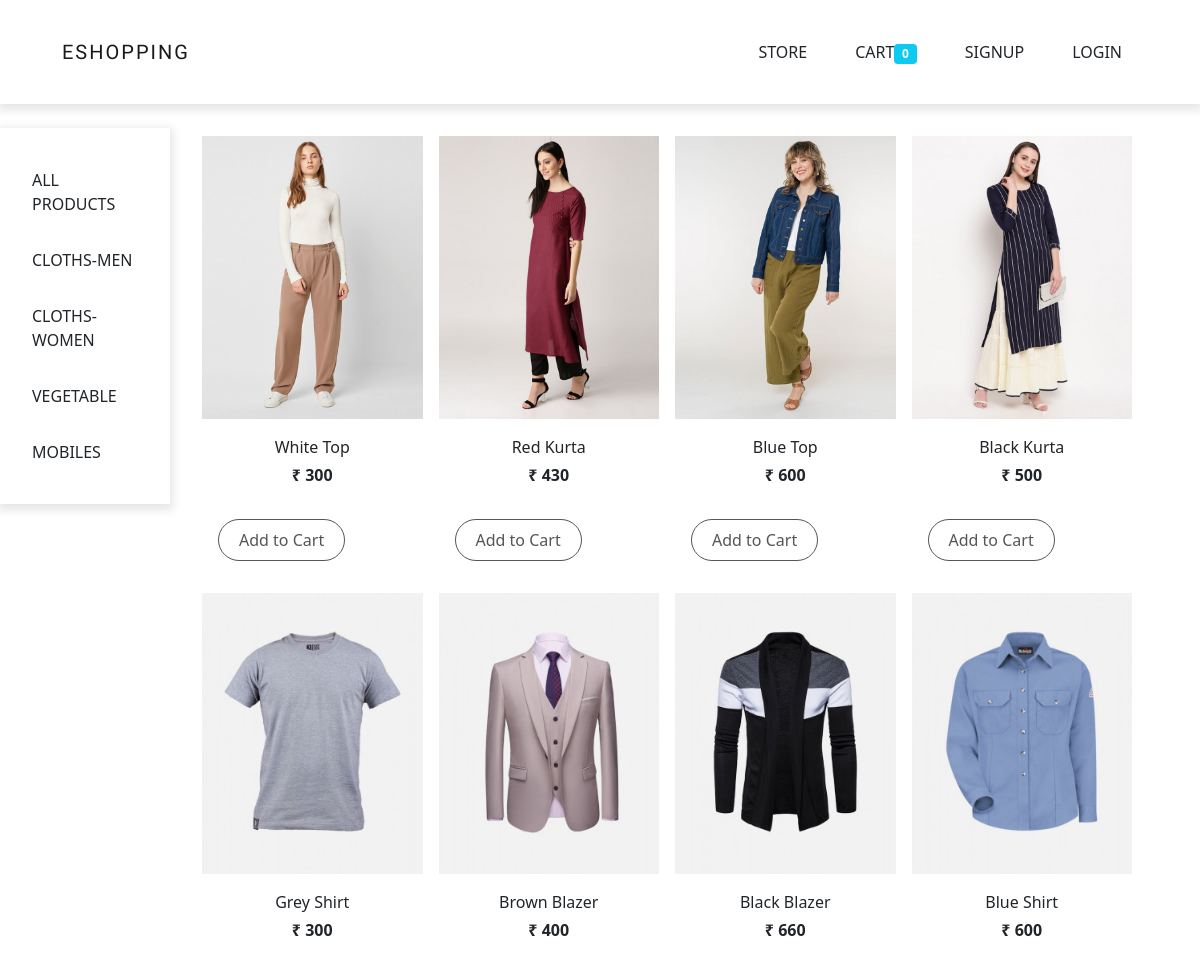
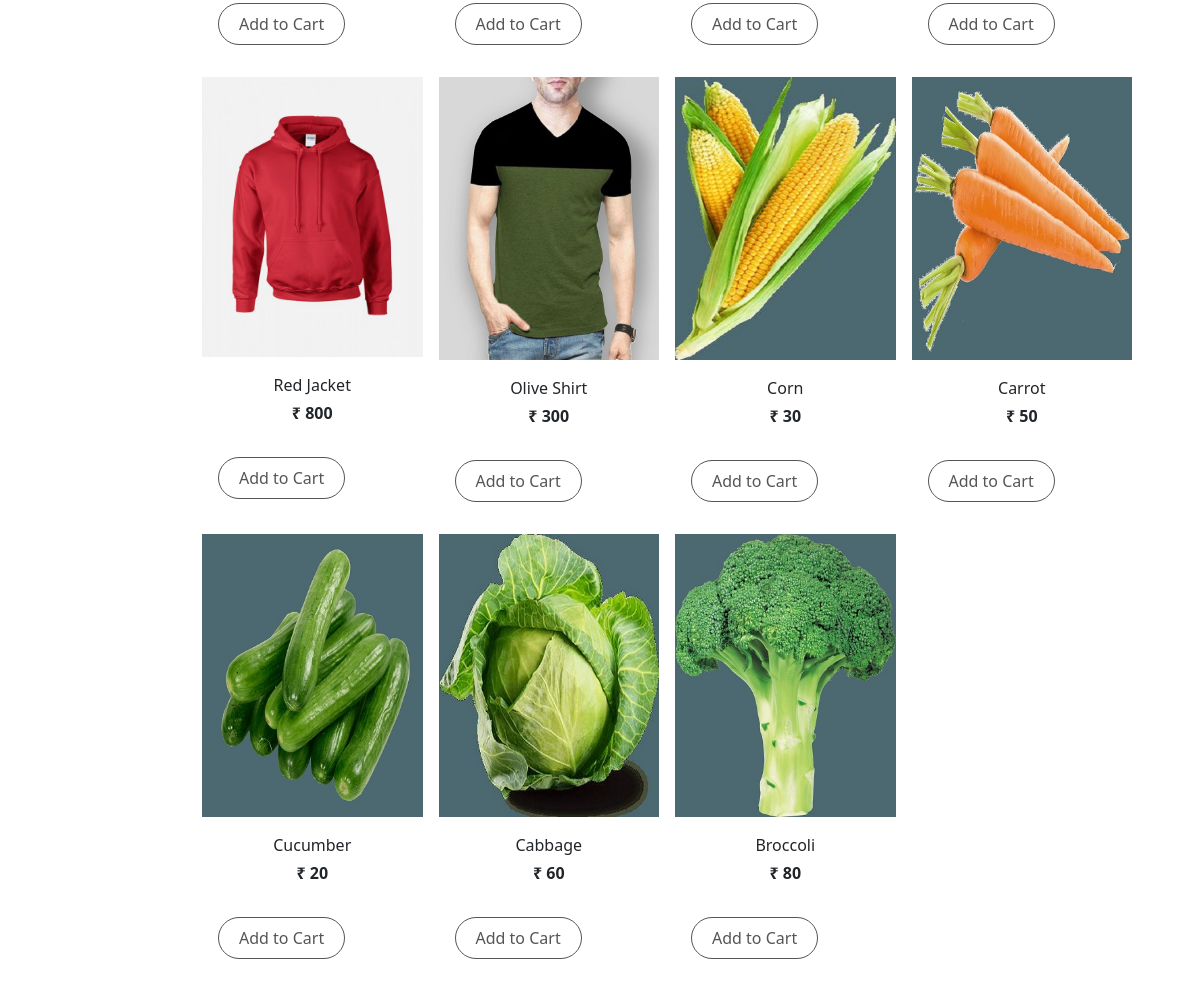
The page / on the database its author committed (2 pictures, top to bottom).
### store/models/category.py (models this page shows, shortened)
class Category(models.Model):
    name=models.CharField(max_length=20)
    @staticmethod
    def get_all_categories():
        return Category.objects.all()

### store/models/product.py (models this page shows, shortened)
class Product(models.Model):
    name = models.CharField(max_length=50)
    price = models.IntegerField(default=0)
    category = models.ForeignKey(Category, on_delete=models.CASCADE, default=1)
    description = models.CharField(max_length=200, default=' ', blank=True, null=True)
    image = models.ImageField(upload_to='uploads/products/')
    @staticmethod
    def get_all_products():
        return Product.objects.all()

### store/views/home.py (the view, shortened to what this page needs)
# urls.py: path('', Index.as_view(), name='homepage'),
class Index(View):
    def get(self, request):
        cart=request.session.get('cart')
        if not cart:
            request.session['cart']={}
        products = None
        categories = Category.get_all_categories()
        categoryID = request.GET.get('category')
        if categoryID:
            products = Product.get_all_products_by_categoryid(categoryID)
        else:
            products = Product.get_all_products()
        data = {}
        data['products'] = products
        data['categories'] = categories
        print('You are', request.session.get('email'))
        return render(request, 'index.html', data)

### store/templatetags/cart.py (called while the page is built)
@register.filter(name='is_in_cart')
def is_in_cart(product, cart):
    keys = cart.keys()
    for id in keys:
        if int(id) == product.id:
            return True
    return False

### store/templatetags/custom_filter.py (called while the page is built)
@register.filter(name='currency')
def currency(number):
    return "₹ "+str(number)

### store/templates/index.html (shortened to what this page needs)
{% extends 'base.html' %}{% load static %} {% load custom_filter %} {%block content%}
{% load cart %}
<div class="row">
    <div class="col-lg-2">
        <nav class="navbar navbar-nav mr-auto py-4">
            <div class="container">
                <ul class="nav">
                    <li class="nav-item px-2 py-2 border-0">
                        <a class="nav-link text-uppercase text-dark" href="/"
                        >All Products</a
                        >
                    </li>
                    {%for category in categories%}
                    <li class="nav-item px-2 py-2 border-0">
                        <a class="nav-link text-uppercase text-dark" href="/?category={{category.id}}"
                        >{{category.name}}</a
                        >
                    </li>
                    {% endfor %}
                </ul>
            </div>
        </nav>
    </div>
    <div class="col-lg-10">
        <div class="special-list row g-0">
            {% for product in products%}
            <div class="col-md-6 col-lg-4 col-xl-3 p-2" id="{{product.id}}">
                <div class="special-img position-relative overflow-hidden">
                    <img src="{{product.image.url}}" class="w-100"/>
                </div>
                <div class="text-center">
                    <p class="text-capitalize mt-3 mb-1">{{product.name}}</p>
                    <span class="fw-bold d-block">{{product.price|currency}}</span>
                </div>
                <div class="cart-footer p-0 row p-3">
                    {% if product|is_in_cart:request.session.cart %}
                    <div class="row">
                        <form action="/#{{product.id}}" class="col-3" method="POST">
                            {% csrf_token %}
                            <input hidden type="text" name="product" value='{{product.id}}'>
                            <input hidden type="text" name="remove" value='True'>
                            <input type="submit" value="-" class="btn btn-block btn-secondary">
                        </form>
                        <div class="text-center col">{{product|cart_quantity:request.session.cart}} in cart</div>
                        <form action="/#{{product.id}}" class="col-3" method="POST">
                            {% csrf_token %}
                            <input hidden type="text" name="product" value='{{product.id}}'>
                            <input type="submit" value="+" class="btn btn-block btn-secondary">
                        </form>
                    </div>
                    {% else %}
                    <form action="/#{{product.id}}" method="POST" class="">
                        <input type="submit" href="#" class="btn btn-primary mt-3 pl-4" value="Add to Cart">
                    </form>
                    {% endif %}
                </div>
            </div>
            {% endfor %}
        </div>
    </div>
</div>
{%endblock%}

### static/css/main.css (style rules this page uses)
:root { --lg-font: "Kaisei Tokumin", serif; --sm-font: "Poppins", sans-serif; --pink: #e5345b; }
body { font-family: var(--sm-font); }
.btn:not(.nav-btns button) { background-color: #fff; color: rgb(85, 85, 85); padding: 10px 28px; border-radius: 25px; border: 1px solid rgb(85, 85, 85); }
.navbar { -webkit-box-shadow: 0 3px 9px 3px rgba(0, 0, 0, 0.1); box-shadow: 0 3px 9px 3px rgba(0, 0, 0, 0.1); }
.nav-item { border-bottom: 0.5px solid rgba(0, 0, 0, 0.05); }
.special-list .btn { padding: 8px 20px !important; }
.special-img img { -webkit-transition: all 0.3s ease; -o-transition: all 0.3s ease; transition: all 0.3s ease; }
@media (min-width: 992px) { .nav-item { border-bottom: none; } }
.mt-3 { margin-top: 1rem !important; margin-left: unset; margin-right: unset; padding: unset; }

### rows shown on the page
Category: name "CLOTHS-MEN"
Category: name "CLOTHS-WOMEN"
Category: name "VEGETABLE"
Category: name "MOBILES"
Product: image (picture), name "White Top", price "₹ 300"
Product: image (picture), name "Red Kurta", price "₹ 430"
Product: image (picture), name "Blue Top", price "₹ 600"
Product: image (picture), name "Black Kurta", price "₹ 500"
Product: image (picture), name "Grey Shirt", price "₹ 300"
Product: image (picture), name "Brown Blazer", price "₹ 400"
Product: image (picture), name "Black Blazer", price "₹ 660"
Product: image (picture), name "Blue Shirt", price "₹ 600"
Product: image (picture), name "Red Jacket", price "₹ 800"
Product: image (picture), name "Olive Shirt", price "₹ 300"
Product: image (picture), name "Corn", price "₹ 30"
Product: image (picture), name "Carrot", price "₹ 50"
Product: image (picture), name "Cucumber", price "₹ 20"
Product: image (picture), name "Cabbage", price "₹ 60"
Product: image (picture), name "Broccoli", price "₹ 80"

### other values the page prints
{{ request.session.cart.keys|length }} "0"
